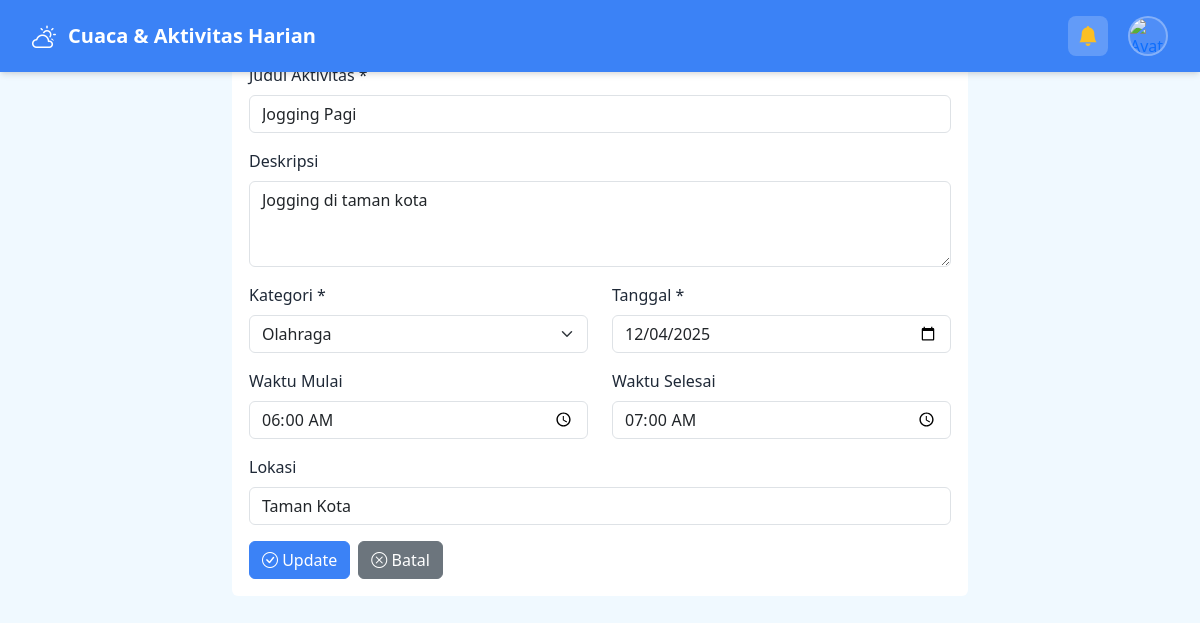
/activities/edit.php?id=1 (signed in), run on the app's committed database.
### tables this page shows
CREATE TABLE `activities` (
  `id` int NOT NULL,
  `user_id` int NOT NULL,
  `title` varchar(255) NOT NULL,
  `description` text,
  `category` varchar(100) NOT NULL,
  `activity_date` date NOT NULL,
  `start_time` time DEFAULT NULL,
  `end_time` time DEFAULT NULL,
  `location` varchar(255) DEFAULT NULL,
  `created_at` timestamp NULL DEFAULT CURRENT_TIMESTAMP,
  `updated_at` timestamp NULL DEFAULT CURRENT_TIMESTAMP ON UPDATE CURRENT_TIMESTAMP
);

### app/Models/Activity.php (called while the page is built, shortened)
<?php
require_once __DIR__ . '/../../config/config.php';
class Activity {
    private $conn;
    private $table = 'activities';
    public function __construct($db) {
        $this->conn = $db;
    }
    public function getById($id) {
        $query = "SELECT a.*, u.name as user_name
                  FROM " . $this->table . " a
                  LEFT JOIN users u ON a.user_id = u.id
                  WHERE a.id = :id LIMIT 1";
        $stmt = $this->conn->prepare($query);
        $stmt->bindParam(':id', $id);
        $stmt->execute();
        return $stmt->fetch();
    }
}

### config/config.php (called while the page is built, shortened)
<?php
function base_url($path = '') {
    return APP_URL . '/' . ltrim($path, '/');
}

### activities/edit.php (the view, shortened to what this page needs)
<?php
require_once __DIR__ . '/../config/config.php';
require_once __DIR__ . '/../app/Models/Activity.php';
$activity = new Activity($db);
$id = $_GET['id'] ?? 0;
$act = $activity->getById($id);
if ($_SERVER['REQUEST_METHOD'] === 'POST') {
    $activity->id = $id;
    $activity->title = $_POST['title'] ?? '';
    $activity->description = $_POST['description'] ?? '';
    $activity->category = $_POST['category'] ?? '';
    $activity->activity_date = $_POST['activity_date'] ?? '';
    $activity->start_time = $_POST['start_time'] ?? '';
    $activity->end_time = $_POST['end_time'] ?? '';
    $activity->location = $_POST['location'] ?? '';
    if (empty($activity->title) || empty($activity->category)) {
        $error = 'Judul dan kategori harus diisi';
    } else {
        if ($activity->update()) {
            $success = 'Aktivitas berhasil diupdate';
            header('refresh:1;url=' . base_url('activities/index.php'));
        } else {
            $error = 'Gagal mengupdate aktivitas';
        }
    }
} else {
    $act = $activity->getById($id);
}
include '../includes/header.php';
?>
<div class="container">
    <div class="row justify-content-center">
        <div class="col-md-8">
            <div class="card">
                <div class="card-header d-none d-md-block">
                    <h4 class="mb-0">Edit Aktivitas</h4>
                </div>
                <div class="card-body">
                    <form method="POST">
                        <div class="mb-3">
                            <label for="title" class="form-label">Judul Aktivitas *</label>
                            <input type="text" class="form-control" id="title" name="title" value="<?php echo htmlspecialchars($act['title']); ?>" required>
                        </div>
                        <div class="mb-3">
                            <label for="description" class="form-label">Deskripsi</label>
                            <textarea class="form-control" id="description" name="description" rows="3"><?php echo htmlspecialchars($act['description'] ?? ''); ?></textarea>
                        </div>
                        <div class="row">
                            <div class="col-md-6 mb-3">
                                <label for="category" class="form-label">Kategori *</label>
                                <select class="form-select" id="category" name="category" required>
                                    <option value="olahraga" <?php echo $act['category'] === 'olahraga' ? 'selected' : ''; ?>>Olahraga</option>
                                </select>
                            </div>
                            <div class="col-md-6 mb-3">
                                <label for="activity_date" class="form-label">Tanggal *</label>
                                <input type="date" class="form-control" id="activity_date" name="activity_date" value="<?php echo $act['activity_date']; ?>" required>
                            </div>
                        </div>
                        <div class="row">
                            <div class="col-md-6 mb-3">
                                <label for="start_time" class="form-label">Waktu Mulai</label>
                                <input type="time" class="form-control" id="start_time" name="start_time" value="<?php echo $act['start_time']; ?>">
                            </div>
                            <div class="col-md-6 mb-3">
                                <label for="end_time" class="form-label">Waktu Selesai</label>
                                <input type="time" class="form-control" id="end_time" name="end_time" value="<?php echo $act['end_time']; ?>">
                            </div>
                        </div>
                        <div class="mb-3">
                            <label for="location" class="form-label">Lokasi</label>
                            <input type="text" class="form-control" id="location" name="location" value="<?php echo htmlspecialchars($act['location'] ?? ''); ?>">
                        </div>
                        <div class="d-flex gap-2">
                            <button type="submit" class="btn btn-primary">
                                <i class="bi bi-check-circle"></i> Update
                            </button>
                            <a href="<?php echo base_url('activities/index.php'); ?>" class="btn btn-secondary">
                                <i class="bi bi-x-circle"></i> Batal
                            </a>
                        </div>
                    </form>
                </div>
            </div>
        </div>
    </div>
</div>
<?php include '../includes/footer.php'; ?>

### assets/css/style.css (style rules this page uses)
:root { --primary-color: #3b82f6; --secondary-color: #60a5fa; --bg-color: #f0f9ff; --card-bg: #ffffff; --text-color: #1f2937; --text-muted: #6b7280; --border-radius: 16px; --shadow: 0 4px 6px -1px rgba(0, 0, 0, 0.1), 0 2px 4px -1px rgba(0, 0, 0, 0.06); --shadow-lg: 0 10px 15px -3px rgba(0, 0, 0, 0.1), 0 4px 6px -2px rgba(0, 0, 0, 0.05); }
html { overflow-x: hidden; width: 100%; max-width: 100vw; }
html, body { overflow-x: hidden !important; width: 100% !important; max-width: 100vw !important; }
* { box-sizing: border-box; }
body { font-family: 'Segoe UI', Tahoma, Geneva, Verdana, sans-serif; background: var(--bg-color); margin: 0; padding: 0; overflow-x: hidden; width: 100%; max-width: 100vw; }

### data on the page
activities: title "Jogging Pagi", description "Jogging di taman kota", category "Olahraga", activity_date "12/04/2025", start_time "06:00:00", end_time "07:00:00", location "Taman Kota"

### other printed values
APP_NAME "Cuaca & Aktivitas Harian"
